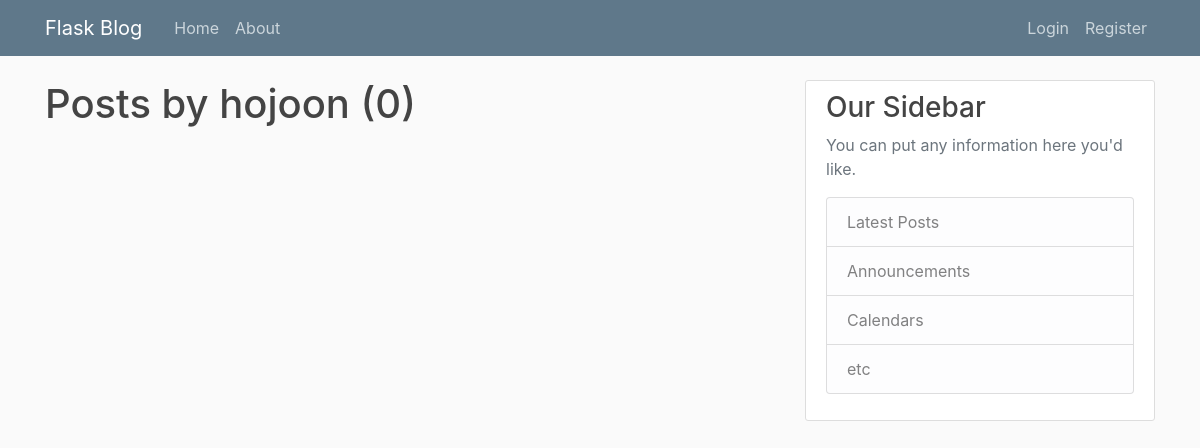
Before: /user/hojoon with the older database file.
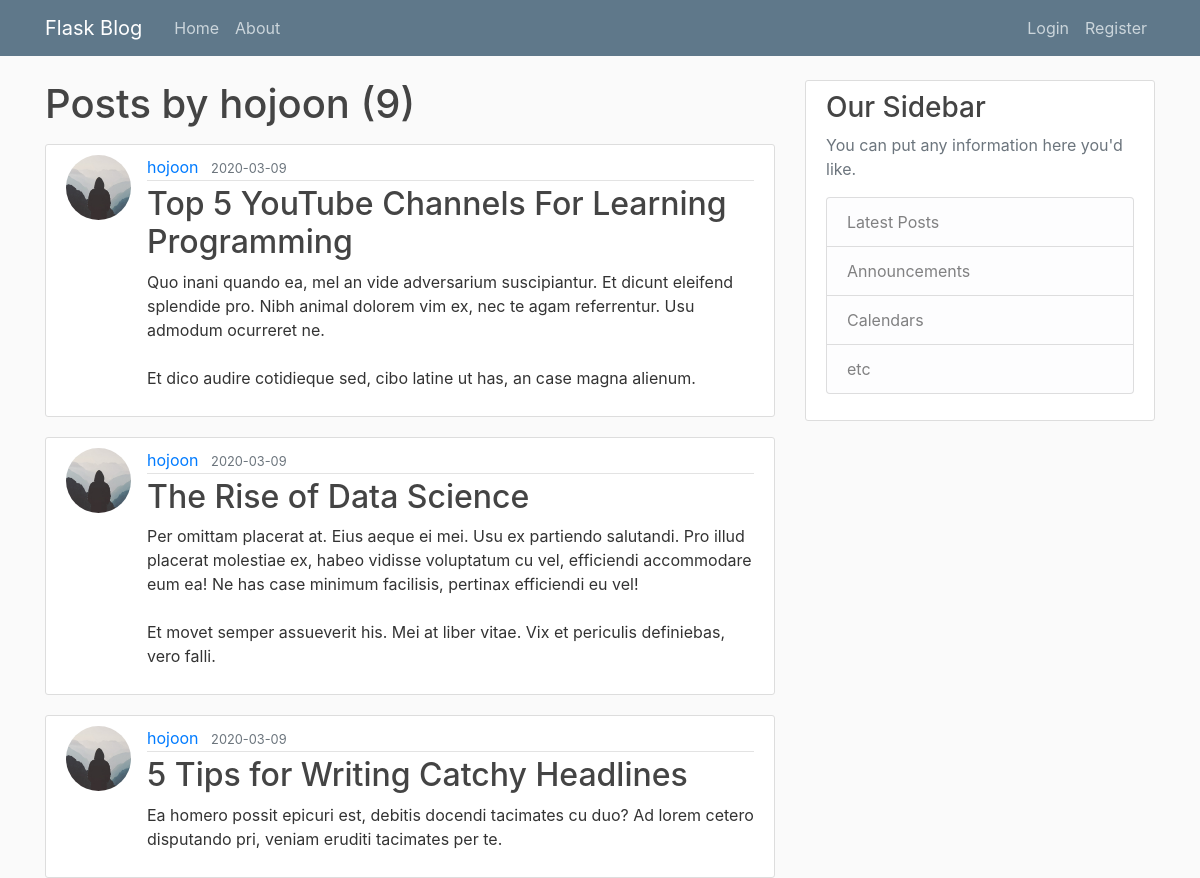
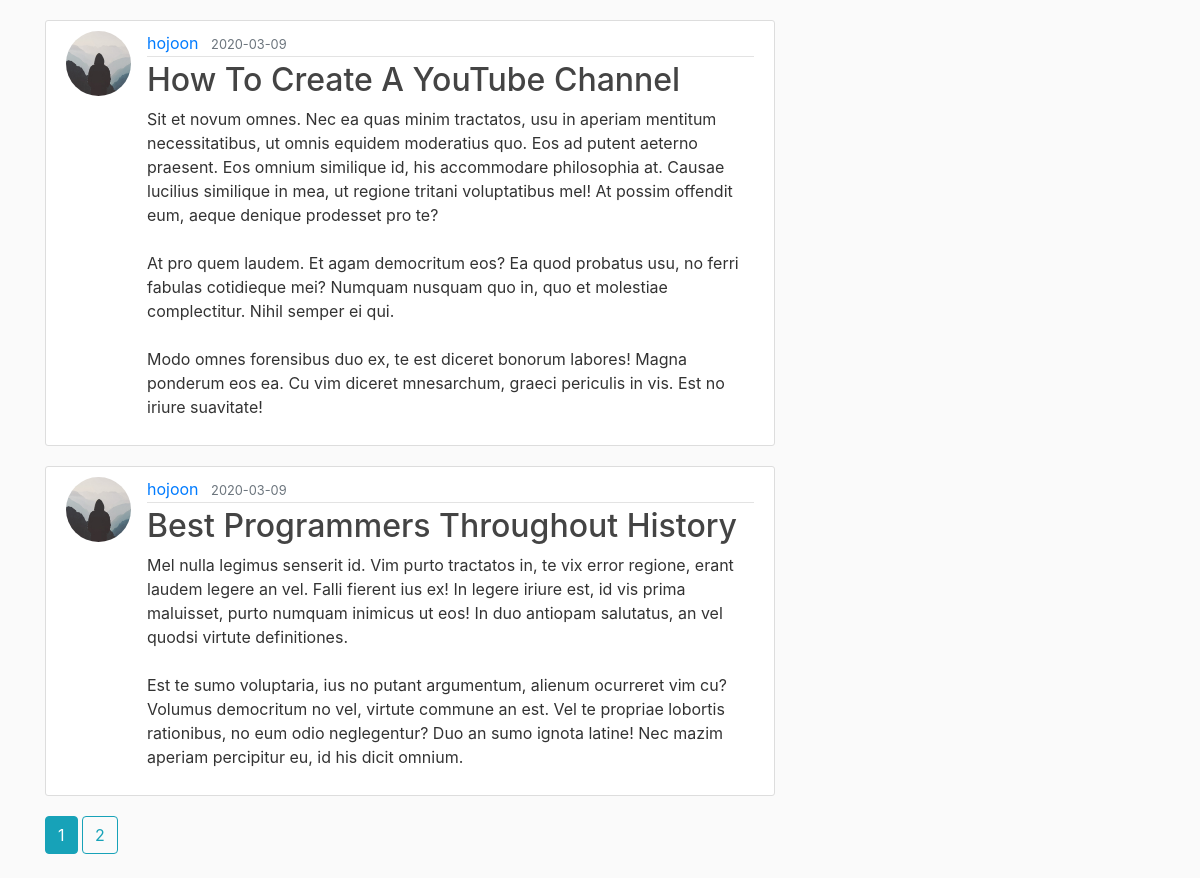
After: the same page with the newer database file (2 pictures, top to bottom).
### flaskblog/models.py (models this page shows, shortened)
class User(db.Model, UserMixin):
    id = db.Column(db.Integer, primary_key=True)
    username = db.Column(db.String(20), unique=True, nullable=False)
    email = db.Column(db.String(120), unique=True, nullable=False)
    image_file = db.Column(db.String(20), nullable=False, default='default.jpg')
    password = db.Column(db.String(60), nullable=False)
    posts = db.relationship('Post', backref='author', lazy=True)

class Post(db.Model):
    id = db.Column(db.Integer, primary_key=True)
    title = db.Column(db.String(100), nullable=False)
    date_posted = db.Column(db.DateTime, nullable=False, default=datetime.utcnow)
    content = db.Column(db.Text, nullable=False)
    user_id = db.Column(db.Integer, db.ForeignKey('user.id'), nullable=False)

### flaskblog/users/routes.py (the view)
@users.route("/user/<string:username>")
def user_posts(username):
    page = request.args.get('page', 1, type=int)
    user = User.query.filter_by(username=username).first_or_404()
    posts = Post.query.filter_by(author=user) \
        .order_by(Post.date_posted.desc()) \
        .paginate(page=page, per_page=5)
    return render_template('user_posts.html', posts=posts, user=user)

### flaskblog/templates/user_posts.html
{% extends "layout.html" %}
{% block content %}
    <h1 class="mb-3">Posts by {{ user.username }} ({{ posts.total }})</h1>
    {% for post in posts.items %}
        <article class="media content-section">
            <img class="rounded-circle article-img" src="{{ url_for('static', filename='profile_pics/' + post.author.image_file) }}">
            <div class="media-body">
                <div class="article-metadata">
                    <a class="mr-2" href="{{ url_for('users.user_posts', username=post.author.username) }}">{{ post.author.username }}</a>
                    <small class="text-muted">{{ post.date_posted.strftime('%Y-%m-%d') }}</small>
                </div>
                <h2><a class="article-title" href="{{ url_for('posts.post', post_id=post.id) }}">{{ post.title }}</a></h2>
                <p class="article-content">{{ post.content }}</p>
            </div>
        </article>
    {% endfor %}
    {% for page_num in posts.iter_pages(left_edge=1, right_edge=1, left_current=1, right_current=2) %}
        {% if page_num %}
            {% if page_num == posts.page %}
                <a class="btn btn-info mb-4" href="{{ url_for('users.user_posts', username=user.username, page=page_num) }}">{{ page_num }}</a>
            {% else %}
                <a class="btn btn-outline-info mb-4" href="{{ url_for('users.user_posts', username=user.username, page=page_num) }}">{{ page_num }}</a>
            {% endif %}
        {% else %}
            ...
        {% endif %}
    {% endfor %}
{% endblock content %}

### flaskblog/templates/layout.html (shortened to what this page needs)
<!DOCTYPE html>
<html>
<head>
    <link rel="stylesheet" href="https://stackpath.bootstrapcdn.com/bootstrap/4.4.1/css/bootstrap.min.css">
    <link rel="stylesheet" type="text/css" href="{{ url_for('static', filename='main.css') }}">
</head>
<body>
<header class="site-header">
    <nav class="navbar navbar-expand-md navbar-dark bg-steel fixed-top">
        <div class="container">
            <a class="navbar-brand mr-4" href="/">Flask Blog</a>
            <div class="collapse navbar-collapse" id="navbarToggle">
                <div class="navbar-nav mr-auto">
                    <a class="nav-item nav-link" href="{{ url_for('main.home') }}">Home</a>
                    <a class="nav-item nav-link" href="{{ url_for('main.about') }}">About</a>
                </div>
                <div class="navbar-nav">
                    {% if current_user.is_authenticated %}
                        <a class="nav-item nav-link" href="{{ url_for('posts.new_post') }}">New Post</a>
                        <a class="nav-item nav-link" href="{{ url_for('users.account') }}">Account</a>
                        <a class="nav-item nav-link" href="{{ url_for('users.logout') }}">Logout</a>
                    {% else %}
                        <a class="nav-item nav-link" href="{{ url_for('users.login') }}">Login</a>
                        <a class="nav-item nav-link" href="{{ url_for('users.register') }}">Register</a>
                    {% endif %}
                </div>
            </div>
        </div>
    </nav>
</header>
<main role="main" class="container">
    <div class="row">
        <div class="col-md-8">
            {% block content %}{% endblock %}
        </div>
        <div class="col-md-4">
            <div class="content-section">
                <h3>Our Sidebar</h3>
                <p class='text-muted'>You can put any information here you'd like.
                <ul class="list-group">
                    <li class="list-group-item list-group-item-light">Latest Posts</li>
                    <li class="list-group-item list-group-item-light">Announcements</li>
                    <li class="list-group-item list-group-item-light">Calendars</li>
                    <li class="list-group-item list-group-item-light">etc</li>
                </ul>
                </p>
            </div>
        </div>
    </div>
</main>
</body>
</html>

### flaskblog/static/main.css (style rules this page uses)
body { background: #fafafa; color: #333333; margin-top: 5rem; }
h1, h2, h3, h4, h5, h6 { color: #444444; }
.bg-steel { background-color: #5f788a; }
.site-header .navbar-nav .nav-link { color: #cbd5db; }
.content-section { background: #ffffff; padding: 10px 20px; border: 1px solid #dddddd; border-radius: 3px; margin-bottom: 20px; }
.article-title { color: #444444; }
.article-content { white-space: pre-line; }
.article-img { height: 65px; width: 65px; margin-right: 16px; }
.article-metadata { padding-bottom: 1px; margin-bottom: 4px; border-bottom: 1px solid #e3e3e3 }

Changed rows visible on the page:
added Post: image_file (placeholder picture), author.username "hojoon", date_posted "2020-03-09", title "Top 5 YouTube Channels For Learning Programming", content "Quo inani quando ea, mel an vide adversarium suscipiantur. Et dicunt eleifend splendide pro. Nibh animal dolorem vim ex, nec te agam referrentur. Usu admodum ocurreret ne. Et dico audire cotidieque sed, cibo latine ut has, an case magna alienum."
added Post: image_file (placeholder picture), author.username "hojoon", date_posted "2020-03-09", title "The Rise of Data Science", content "Per omittam placerat at. Eius aeque ei mei. Usu ex partiendo salutandi. Pro illud placerat molestiae ex, habeo vidisse voluptatum cu vel, efficiendi accommodare eum ea! Ne has case minimum facilisis, pertinax efficiendi eu vel! Et movet semper assueverit his. Mei at liber vitae. Vix et periculis definiebas, vero falli."
added Post: image_file (placeholder picture), author.username "hojoon", date_posted "2020-03-09", title "5 Tips for Writing Catchy Headlines", content "Ea homero possit epicuri est, debitis docendi tacimates cu duo? Ad lorem cetero disputando pri, veniam eruditi tacimates per te."
added Post: image_file (placeholder picture), author.username "hojoon", date_posted "2020-03-09", title "How To Create A YouTube Channel", content "Sit et novum omnes. Nec ea quas minim tractatos, usu in aperiam mentitum necessitatibus, ut omnis equidem moderatius quo. Eos ad putent aeterno praesent. Eos omnium similique id, his accommodare philosophia at. Causae lucilius similique in mea, ut regione tritani voluptatibus mel! At possim offendit eum, aeque denique prodesset pro te? At pro quem laudem. Et agam democritum eos? Ea quod probatus usu, no ferri fabulas cotidieque mei? Numquam nusquam quo in, quo et molestiae complectitur. Nihil semper ei qui. Modo omnes forensibus duo ex, te est diceret bonorum labores! Magna ponderum eos ea. Cu vim diceret mnesarchum, graeci periculis in vis. Est no iriure suavitate!"
added Post: image_file (placeholder picture), author.username "hojoon", date_posted "2020-03-09", title "Best Programmers Throughout History", content "Mel nulla legimus senserit id. Vim purto tractatos in, te vix error regione, erant laudem legere an vel. Falli fierent ius ex! In legere iriure est, id vis prima maluisset, purto numquam inimicus ut eos! In duo antiopam salutatus, an vel quodsi virtute definitiones. Est te sumo voluptaria, ius no putant argumentum, alienum ocurreret vim cu? Volumus democritum no vel, virtute commune an est. Vel te propriae lobortis rationibus, no eum odio neglegentur? Duo an sumo ignota latine! Nec mazim aperiam percipitur eu, id his dicit omnium."
Other visible differences:
{{ posts.total }}: "0" → "9"
new list line: "1"
new list line: "2"
